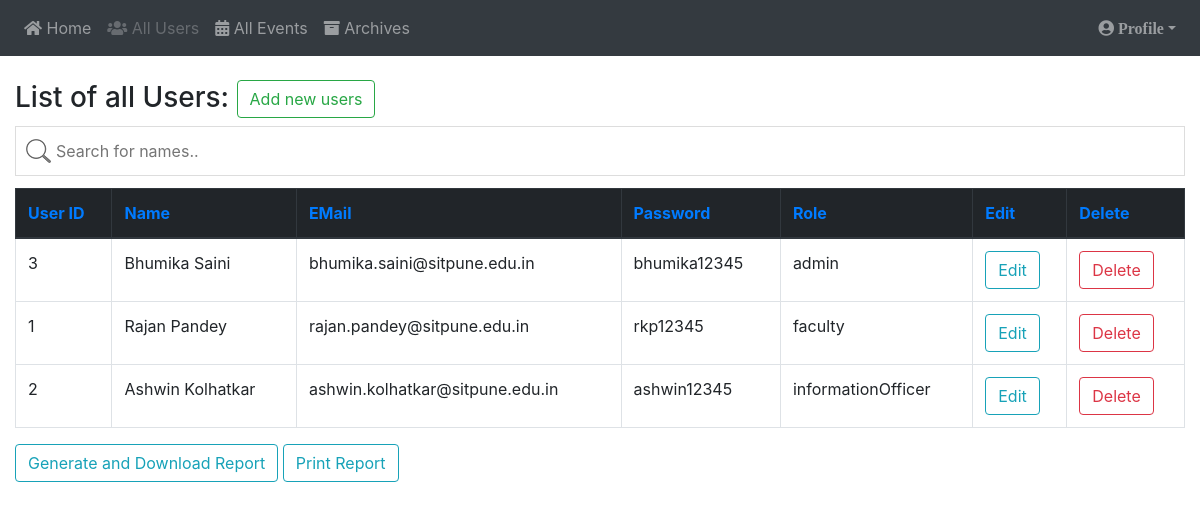
Page /admin/allUsers.php (signed in) on the committed database.
### tables this page shows
CREATE TABLE `users` (
  `userId` int(11) NOT NULL,
  `email` varchar(100) NOT NULL,
  `password` varchar(30) NOT NULL,
  `name` varchar(30) NOT NULL,
  `type` varchar(30) NOT NULL
);

### admin/allUsers.php (the view, shortened to what this page needs)
<?php
$conn=mysqli_connect("localhost", "root", "", "sitems");
$sql="SELECT * FROM users ORDER BY type";
$result=mysqli_query($conn, $sql);
$array=array();
while($row=$result->fetch_array()){
         $array[]=$row;
}
$totalEvents=mysqli_num_rows($result);
?>
<!DOCTYPE HTML>
<html>
<head>
	<link href="../assets/css/bootstrap.min.css" rel="stylesheet">
	<link rel="stylesheet" href="https://use.fontawesome.com/releases/v5.2.0/css/all.css">
	<link rel="stylesheet" href="../assets/mycss/facultyHome.css">
</head>
<body>
<nav class="navbar sticky-top navbar-expand-sm bg-dark navbar-dark">
  <ul class="navbar-nav">
   <li class="nav-item">
      <a class="nav-link" href="home.php"><i class="fas fa-home"></i>   Home</a>
    </li>
    <li class="nav-item">
      <a class="nav-link disabled"><i class="fas fa-users"></i>   All Users</a>
    </li>
    <li class="nav-item">
      <a class="nav-link" href="allEvents.php"><i class="fas fa-calendar-alt"></i>   All Events</a>
    </li>
    <li class="nav-item">
      <a class="nav-link"  href="archives.php"><i class="fas fa-archive"></i>   Archives</a>
    </li>
  </ul>
  <ul class="navbar-nav ml-auto">
    <li class="nav-item dropdown">
      <a class="nav-link dropdown-toggle" href="#" id="navbarDropdown" role="button" data-toggle="dropdown" aria-haspopup="true" aria-expanded="false"><i class="fas fa-user-circle">       Profile</i></a>
    </li>
  </ul>
</nav>
<br/>
<div class="container-fluid">
    <div class="row">
        <div class="col-12 col-sm-12 col-md-12 col-lg-12 col-xl-12">
            <h3>List of all Users: <button type="button" class="btn btn-outline-success" data-toggle="modal" data-target="#myModal">Add new users</button><br/></h3>
            <input type="text" id="myInput" onkeyup="search()" placeholder="Search for names.." title="Type in a name">
        <table class="table table-bordered table-hover allEventsTable" id="myTable">
          <thead class="thead-dark">
            <tr>
              <th><a data-order="desc" href="#">User ID</a></th>
              <th><a data-order="desc" href="#">Name</a></th>
              <th><a data-order="desc" href="#">EMail</a></th>
              <th><a data-order="desc" href="#">Password</a></th>
              <th><a data-order="desc" href="#">Role</a></th>
              <th><a data-order="desc" href="#">Edit</a></th>
              <th><a data-order="desc" href="#">Delete</a></th>
            </tr>
          </thead>
          <tbody>
          <?php
            for($i=0; $i<$totalEvents; $i=$i+1){
            ?>
                <div id="userRows">
                 <tr>
                  <td class="userId"><?php echo $array[$i]['userId']; ?></td>
                  <td class="name"><?php echo $array[$i]['name']; ?></td>
                  <td class="email"><?php echo $array[$i]['email']; ?></td>
                  <td class="password"><?php echo $array[$i]['password']; ?></td>
                  <td class="type"><?php echo $array[$i]['type']; ?></td>
                  <td><button type="button" class="btn btn-outline-info edit" data-toggle="modal" data-target="#myModal2">Edit</button></td>
                  <td><a href="deleteUser.php/?userId=<?php echo $array[$i]['userId']; ?>"><button type="button" class="btn btn-outline-danger">Delete</button></a></td>
                </tr>
                </div>
          <?php
            }
          ?>
          </tbody>
        </table>
          <button onclick="exportToExcel();" class="btn btn-outline-info" id="generateReport">Generate and Download Report</button>
          <button onclick="print();" class="btn btn-outline-info" id="printReport">Print Report</button>
        </div>
    </div>
    <br/><br/><br/>
</div>
</body>

### assets/mycss/facultyHome.css (style rules this page uses)
#myInput { background-image: url('../img/searchIcon.png'); background-position: 10px 12px; background-repeat: no-repeat; width: 100%; font-size: 16px; padding: 12px 20px 12px 40px; border: 1px solid #ddd; margin-bottom: 12px; }
#myTable tr { cursor: pointer; }

### rows in the picture
users: userId "3", name "Bhumika Saini", email "bhumika.saini@sitpune.edu.in", password "bhumika12345", type "admin"
users: userId "1", name "Rajan Pandey", email "rajan.pandey@sitpune.edu.in", password "rkp12345", type "faculty"
users: userId "2", name "Ashwin Kolhatkar", email "ashwin.kolhatkar@sitpune.edu.in", password "ashwin12345", type "informationOfficer"
